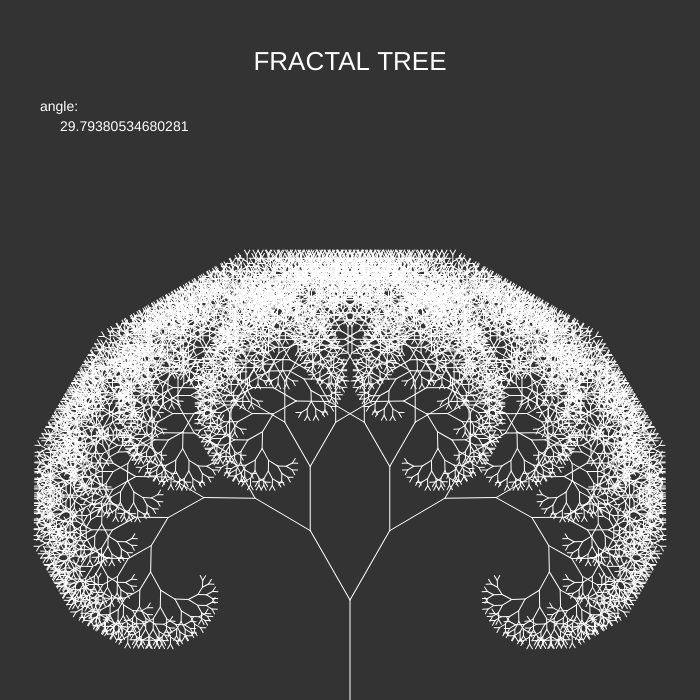
Frame 1 (no input)
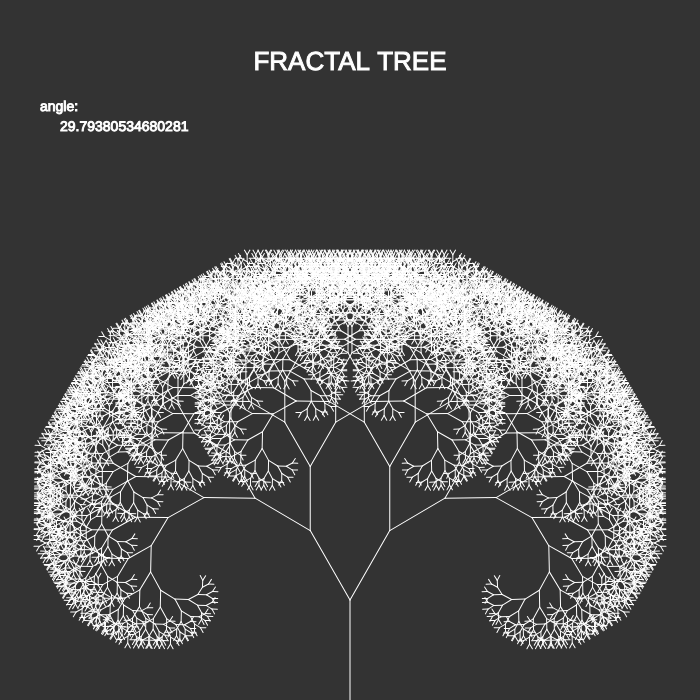
Frame 60 (no input)
Frame 120 (the mouse pressed at the canvas centre since frame 60): identical to frame 60, image omitted

The p5.js sketch that drew these frames (run headless with seeded random() and noise() and a simulated clock; from frame 60 on, the mouse is pressed at the canvas centre):

// p5.js sketch
// ── sketch.js
var len = 100;
function setup() {
  // put setup code here
  createCanvas(700, 700);
  slider = createSlider(0, TWO_PI, PI/6, 0.01);
}

function draw() {
  // put drawing code here
  // textAlign(CENTER, TOP);
  var angle = slider.value();
  background(51);
  fill(255);
  textSize(26);
  textAlign(CENTER, TOP);
  text("FRACTAL TREE", 350, 50);
  textSize(14);
  textAlign(LEFT);
  text("angle: ", 40, 100);
  text((180/PI)*angle, 60, 120);
  stroke(255);
  translate(350, height)
  fractalTree(len, angle);
}

//fractal tree construction recursion function
function fractalTree(len, angle) {
  if(len > 5) {
    line(0, 0, 0, -len);
    translate(0, -len);
    push();
    rotate(angle);
    fractalTree(len*0.8, angle);
    pop();
    push();
    rotate(-angle);
    fractalTree(len*0.8, -angle);
    pop();
  }
}
